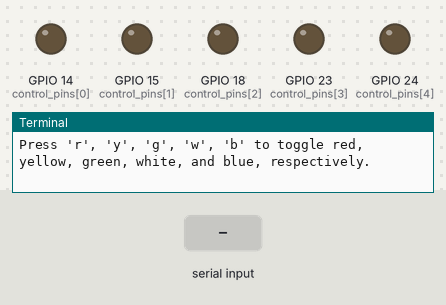
The program below on a simulated Raspberry Pi (BCM pin numbers). Shown: output pins drawn as LEDs (lit = HIGH), the last lines printed to the terminal. The test bench sets the inputs (shaded band). At 8.8 s the program stops and its outputs stay as they are.

Above: at 1.2 s.
1.3 s: "b" typed at the terminal
At 1.6 s:
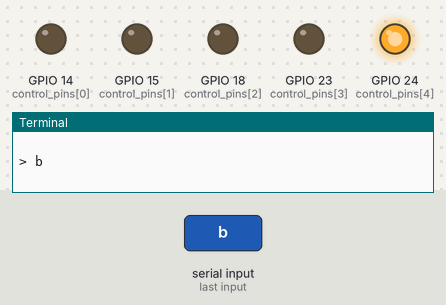
2.8 s: "g" typed at the terminal
At 3.9 s:
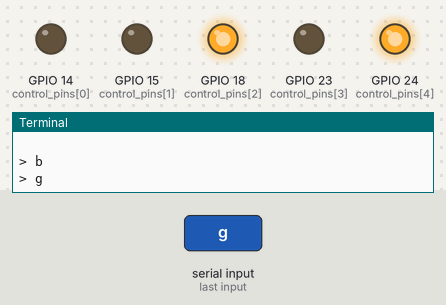
4.3 s: "r" typed at the terminal
At 5.0 s:
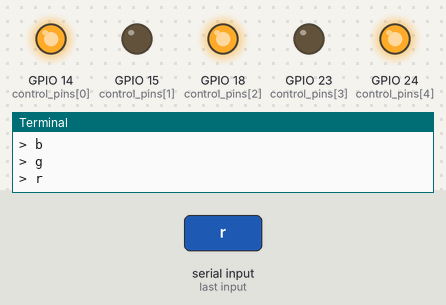
5.8 s: "w" typed at the terminal
At 6.2 s:
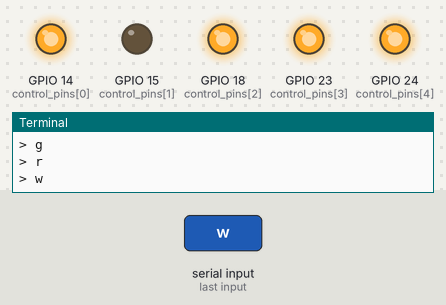
7.3 s: "y" typed at the terminal
At 8.5 s:
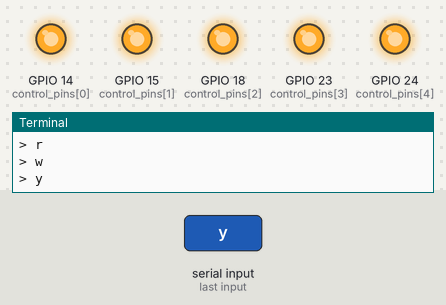
8.8 s: "x" typed at the terminal
At 9.7 s:
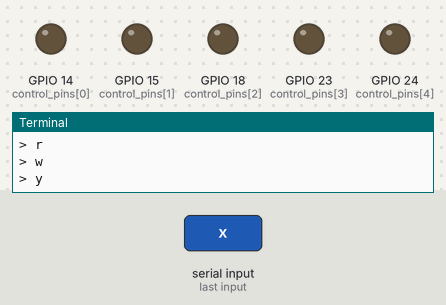
Timing chart, 0 to 10.3 s (numbered marks = the images above; inputs shaded):
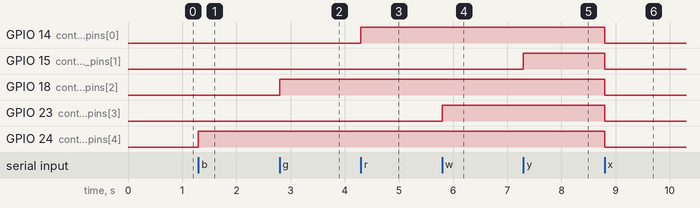

The program:

colours.py
```python
"""colours.py - Control a LEDs using a Raspberry Pi.

At the console, use the following keys to control the five LEDs.

Press 'Ctrl+c' or 'x' to exit.
Press 'r', 'y', 'g', 'w', 'b' to toggle red, yellow, green, white, and blue, respectively.
"""

import RPi.GPIO as GPIO
import sys
import termios
import time
import tty

# As we know that this is a POSIX system, we can define a getch-like function that manipulates the tty.
def getch():
  """Return a singke character from stdin.
  """
  fd = sys.stdin.fileno()
  old_settings = termios.tcgetattr(fd)
  try:
    tty.setraw(fd)
    ch = sys.stdin.read(1)
  finally:
    termios.tcsetattr(fd, termios.TCSADRAIN, old_settings)
  return ch

print (__doc__)

control_pins = [14, 15, 18, 23, 24]
state = [0, 0, 0, 0, 0]

GPIO.setmode(GPIO.BCM)
for pin in control_pins:
  GPIO.setup(pin, GPIO.OUT)
  GPIO.output(pin, False)

actions = {'r':0,
           'y':1,
           'g':2,
           'w':3,
           'b':4,
          }

try:
  while True:
    character = getch()
    if character == 'x' or character == '0x03':
      GPIO.cleanup()
      exit()
    elif character in actions:
      print ('> ' + character)
      state[actions[character]] = 1 - state[actions[character]]
      GPIO.output(control_pins[actions[character]], state[actions[character]])

except KeyboardInterrupt:
  GPIO.cleanup()

except Exception as e:
  print (str(e))
  GPIO.cleanup()
```

Measured:
- after the input at 1.3 s, GPIO 24 (control_pins[4]): LOW → HIGH at once
- after the input at 2.8 s, GPIO 18 (control_pins[2]): LOW → HIGH at once
- after the input at 4.3 s, GPIO 14 (control_pins[0]): LOW → HIGH at once
- after the input at 5.8 s, GPIO 23 (control_pins[3]): LOW → HIGH at once
- after the input at 7.3 s, GPIO 15 (control_pins[1]): LOW → HIGH at once
- after the input at 8.8 s, GPIO 14 (control_pins[0]), GPIO 15 (control_pins[1]), GPIO 18 (control_pins[2]), GPIO 23 (control_pins[3]), GPIO 24 (control_pins[4]): HIGH → LOW at once
